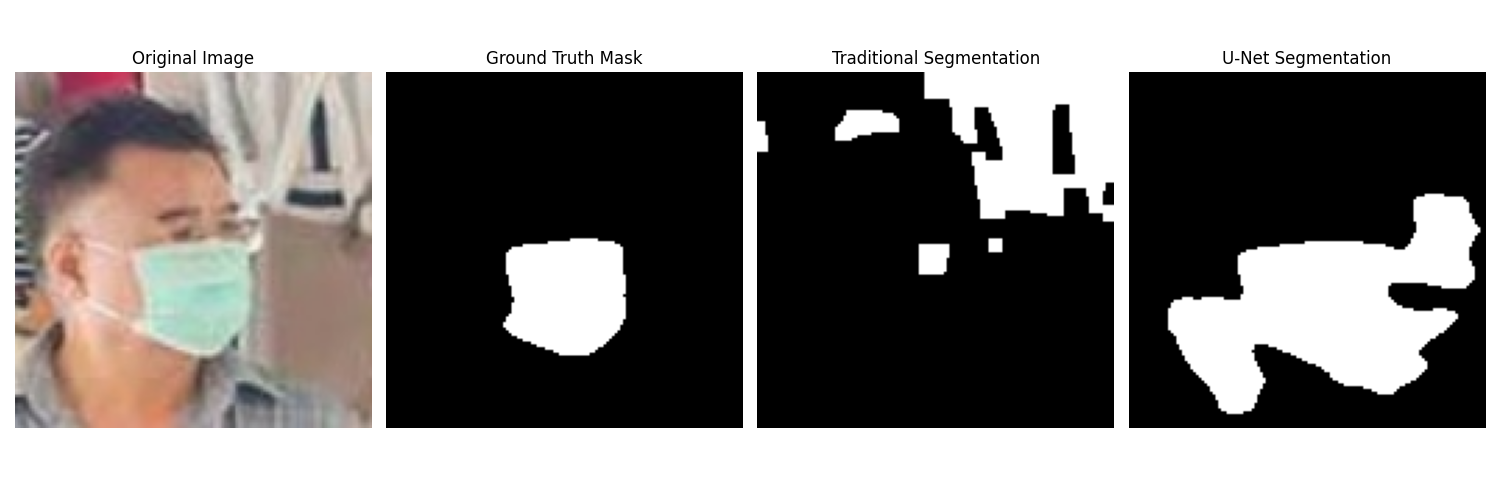
#> input picture Task C and D/result_comparison_0.png, 1500 x 500 px
$ python -i face_mask_segmentation.py   (imports and definitions only)
#> lines starting #> are read from the running program, lines starting #| are printed output that depends on the picture
import os
import numpy as np
import cv2
import matplotlib.pyplot as plt
import tensorflow as tf
import gc
from tensorflow.keras.models import Model
from tensorflow.keras.layers import Input, Conv2D, MaxPooling2D, Dropout, concatenate, UpSampling2D
from tensorflow.keras.optimizers import Adam
from tensorflow.keras.callbacks import ModelCheckpoint, EarlyStopping
# Configure TensorFlow for CPU optimization
# [11 lines not run here, left out]

# [27 lines left out: function load_data, not called in this run]

def apply_traditional_segmentation(images):
    """Apply traditional segmentation techniques to detect face masks."""
    results = []

    for img in images:
        # Convert to HSV
        hsv = cv2.cvtColor(img, cv2.COLOR_BGR2HSV)

        # Define color ranges for masks
        lower_blue = np.array([90, 50, 50])
        upper_blue = np.array([130, 255, 255])
        lower_white = np.array([0, 0, 180])
        upper_white = np.array([180, 30, 255])

        # Create color masks
        blue_mask = cv2.inRange(hsv, lower_blue, upper_blue)
        white_mask = cv2.inRange(hsv, lower_white, upper_white)

        # Combine masks
        combined_mask = cv2.bitwise_or(blue_mask, white_mask)

        # Apply morphological operations
        kernel = np.ones((5, 5), np.uint8)
        mask = cv2.morphologyEx(combined_mask, cv2.MORPH_CLOSE, kernel)
        mask = cv2.morphologyEx(mask, cv2.MORPH_OPEN, kernel)

        # Normalize to binary
        mask = (mask > 0).astype(np.uint8)

        results.append(mask)

    return np.array(results)

# [229 lines left out: functions build_unet, train_unet, predict_masks, calculate_metrics, visualize_results, main, not called in this run]

# [2 lines not run here, left out]

>>> import cv2
>>> picture = cv2.imread('result_comparison_0.png', cv2.IMREAD_GRAYSCALE)
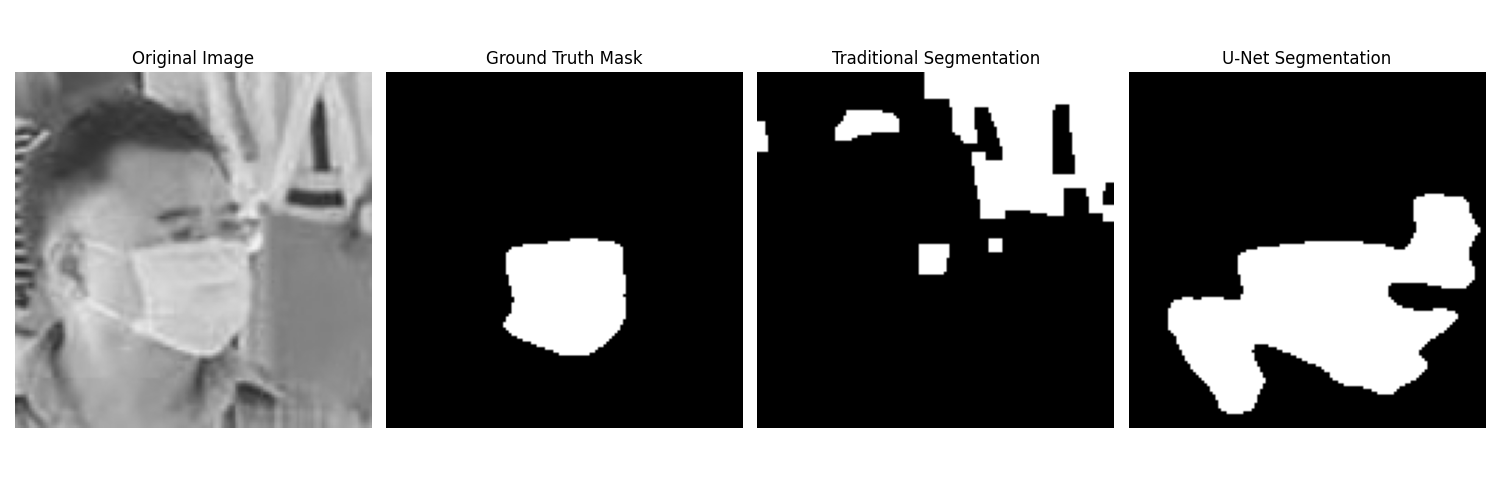
#> picture: shape (500, 1500); min 0, max 255, mean 130.3
#> the loop in apply_traditional_segmentation, `for img in images:` made 1 pass
#> after the loop in apply_traditional_segmentation, `for img in images:`: results = []
#> (the run stopped early here; a loop or call above may not have finished)
